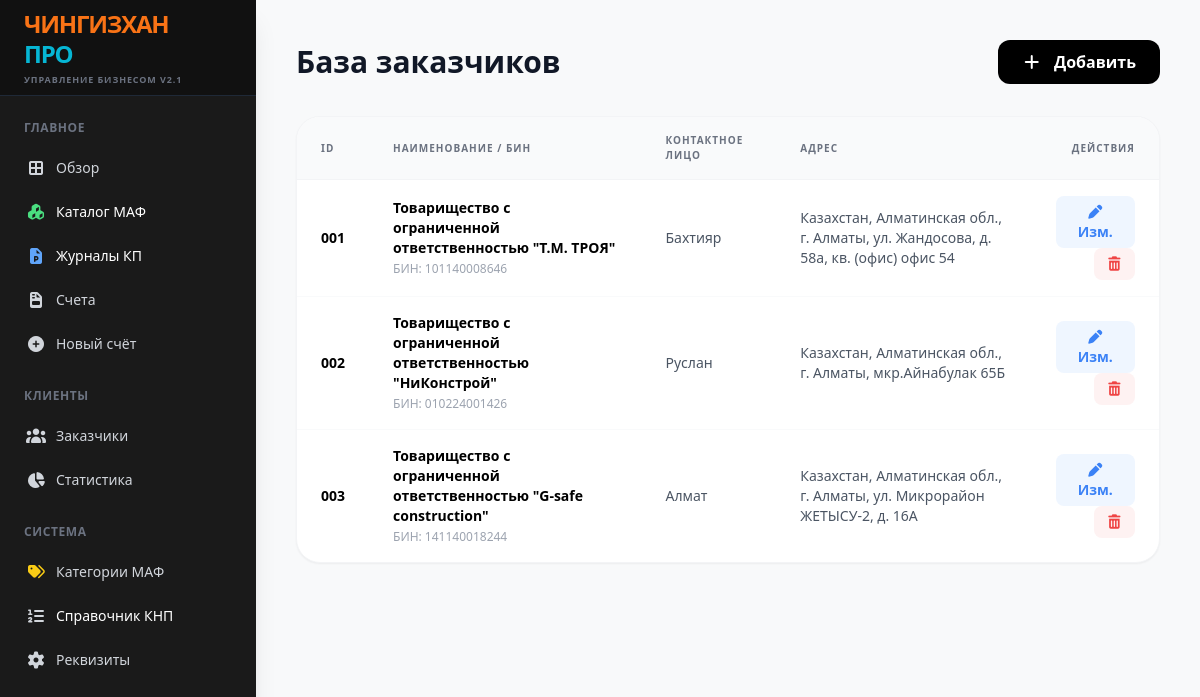
The app's page /clients, older data.
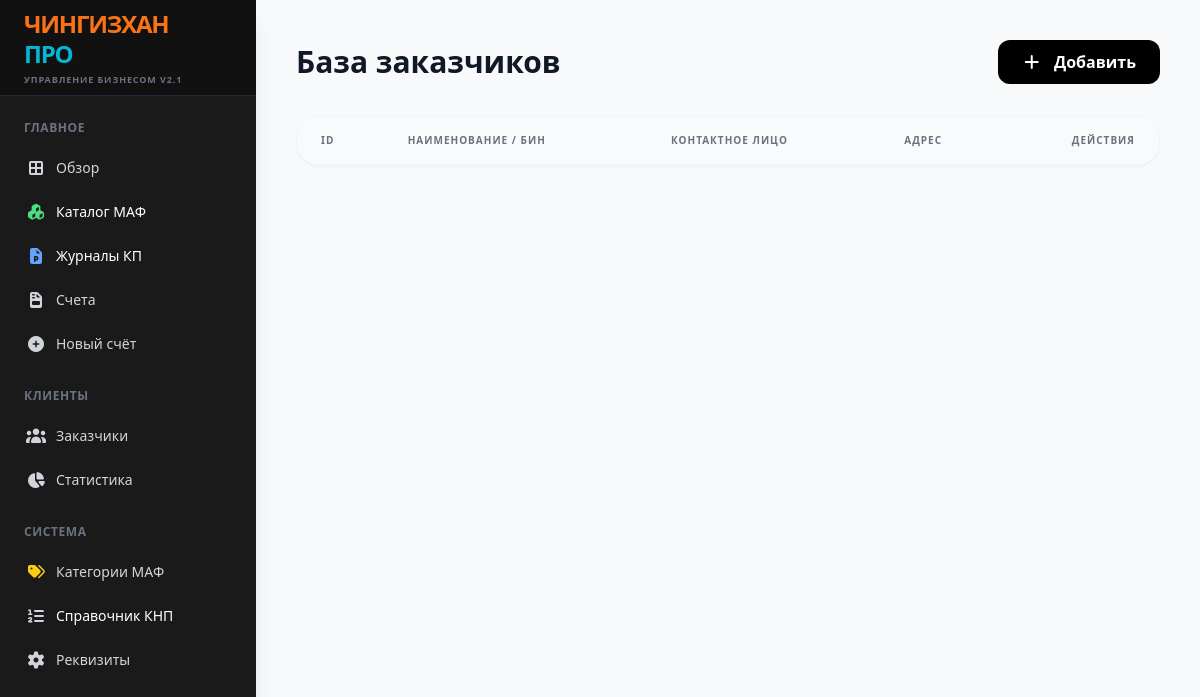
The same page, newer data.
### tables this page shows
CREATE TABLE clients (id TEXT PRIMARY KEY, name TEXT, bin TEXT, contact TEXT, address TEXT);

### app.py (the view)
@app.route('/clients')
def clients():
    with sqlite3.connect(DB_NAME) as conn: clients = conn.cursor().execute("SELECT * FROM clients ORDER BY id").fetchall()
    return render_template('clients.html', clients=clients, json=json)

### templates/clients.html (shortened to what this page needs)
{% extends "base.html" %}
{% block content %}
<div class="p-10 max-w-7xl mx-auto">
    <div class="flex justify-between items-center mb-8">
        <h2 class="text-3xl font-black text-gray-900">База заказчиков</h2>
        <button onclick="openModal('addModal')" class="bg-black text-white px-6 py-2.5 rounded-xl font-bold hover:bg-gray-800 transition"><i class="fas fa-plus mr-2"></i> Добавить</button>
    </div>
    <div class="bg-white rounded-3xl shadow-sm border border-gray-100 overflow-hidden">
        <table class="w-full text-left">
            <thead>
                <tr class="bg-gray-50 border-b border-gray-100 font-bold text-gray-500 text-[10px] uppercase tracking-widest"><th class="py-4 px-6">ID</th><th class="py-4 px-6">Наименование / БИН</th><th class="py-4 px-6">Контактное лицо</th><th class="py-4 px-6">Адрес</th><th class="py-4 px-6 text-right">Действия</th></tr>
            </thead>
            <tbody class="divide-y divide-gray-50 text-sm">
                {% for c in clients %}
                <tr>
                    <td class="py-4 px-6 font-black">{{ c[0] }}</td>
                    <td class="py-4 px-6 font-bold">{{ c[1] }}<br><span class="text-xs text-gray-400 font-normal">БИН: {{ c[2] }}</span></td>
                    <td class="py-4 px-6 text-gray-600">{{ c[3] }}</td><td class="py-4 px-6 text-gray-600">{{ c[4] }}</td>
                    <td class="py-4 px-6 text-right space-x-2">
                        <button onclick="openEditModal('{{ c[0] }}', '{{ c[1] }}', '{{ c[2] }}', '{{ c[3] }}', '{{ c[4] }}')" class="text-blue-500 hover:text-blue-700 bg-blue-50 px-3 py-1.5 rounded-lg font-bold"><i class="fas fa-pen"></i> Изм.</button>
                        <button onclick="deleteClient('{{ c[0] }}')" class="text-red-500 hover:text-red-700 bg-red-50 px-3 py-1.5 rounded-lg"><i class="fas fa-trash-alt"></i></button>
                    </td>
                </tr>
                {% endfor %}
            </tbody>
        </table>
    </div>
</div>
{% endblock %}

Row changes from the older to the newer data that the page shows:
removed clients: id "001", name "Товарищество с ограниченной ответственностью \"Т.М. ТРОЯ\"", bin "101140008646", contact "Бахтияр", address "Казахстан, Алматинская обл., г. Алматы, ул. Жандосова, д. 58а, кв. (офис) офис 54"
removed clients: id "002", name "Товарищество с ограниченной ответственностью \"НиКонстрой\"", bin "010224001426", contact "Руслан", address "Казахстан, Алматинская обл., г. Алматы, мкр.Айнабулак 65Б"
removed clients: id "003", name "Товарищество с ограниченной ответственностью \"G-safe construction\"", bin "141140018244", contact "Алмат", address "Казахстан, Алматинская обл., г. Алматы, ул. Микрорайон ЖЕТЫСУ-2, д. 16А"
